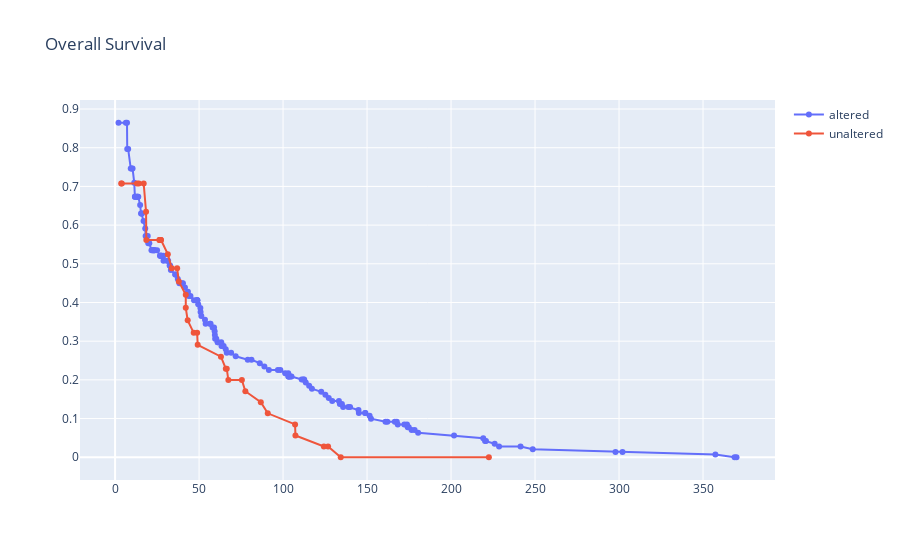

Notebook cell for this chart:
### Markdown cell above
### Kaplan-Meier curves with Plotly

### Code cell
import plotly.graph_objects as go

fig = go.Figure()
fig.add_trace(go.Scatter(
    x=aos.value_month,
    y=aos_km['Kaplan Meier Estimate'],
    name='altered',
    mode='lines+markers',
    text=aos.patientId
))

fig.add_trace(go.Scatter(
    x=uos.value_month,
    y=uos_km['Kaplan Meier Estimate'],
    name='unaltered',
    mode='lines+markers',
    text=uos.patientId
))

fig.update_layout(title_text="Overall Survival")
fig.show()

### Figure 1 — Plotly figure (JSON) as saved in the notebook; plotly's stock layout.template omitted (floating-point values rounded to 4 significant figures; data arrays with more than 128 entries replaced by an {"elided": "..."} marker saying what was removed)
{"data": [{"mode": "lines+markers", "name": "altered", "text": {"elided": "145 str values"}, "type": "scatter", "x": {"elided": "145 float values"}, "y": {"elided": "145 float values"}}, {"mode": "lines+markers", "name": "unaltered", "text": ["TCGA-DA-A1I1", "TCGA-EE-A3JH", "TCGA-EE-A2GO", "TCGA-EE-A3AA", "TCGA-EE-A2GJ", "TCGA-D3-A8GM", "TCGA-D3-A1QA", "TCGA-D3-A2JC", "TCGA-D9-A6EC", "TCGA-EE-A2GM", "TCGA-EE-A2GC", "TCGA-3N-A9WC", "TCGA-DA-A1IA", "TCGA-W3-A825", "TCGA-YD-A9TA", "TCGA-FS-A1ZB", "TCGA-EE-A2A0", "TCGA-EE-A2MQ", "TCGA-W3-AA1V", "TCGA-D3-A2JH", "TCGA-YG-AA3O", "TCGA-FW-A3R5", "TCGA-EE-A181", "TCGA-ER-A193", "TCGA-EE-A3JD", "TCGA-DA-A1IB", "TCGA-FS-A1ZZ", "TCGA-D3-A51T", "TCGA-FS-A1ZU", "TCGA-ER-A19F", "TCGA-EE-A29N", "TCGA-D9-A4Z6", "TCGA-3N-A9WB", "TCGA-DA-A95Y", "TCGA-DA-A95Z", "TCGA-W3-AA1O", "TCGA-D9-A1JW"], "type": "scatter", "x": [222.5, 134.3, 126.8, 124.3, 107.4, 107.1, 90.9, 86.76, 77.56, 75.48, 67.43, 66.48, 65.92, 63.02, 49.18, 48.85, 46.82, 43.23, 42.08, 42.08, 37.94, 36.95, 33.73, 31.4, 27.35, 27.12, 27.02, 26.89, 26.56, 26.37, 18.61, 18.44, 17.03, 14.14, 13.02, 4.011, 3.649], "y": [0, 0, 0.02778, 0.02778, 0.05637, 0.08497, 0.1136, 0.1422, 0.1708, 0.1993, 0.1993, 0.229, 0.229, 0.2598, 0.2907, 0.3215, 0.3215, 0.3538, 0.3861, 0.4202, 0.4543, 0.4884, 0.4884, 0.525, 0.5615, 0.5615, 0.5615, 0.5615, 0.5615, 0.5615, 0.5615, 0.6346, 0.7077, 0.7077, 0.7077, 0.7077, 0.7077]}], "layout": {"title": {"text": "Overall Survival"}}}
